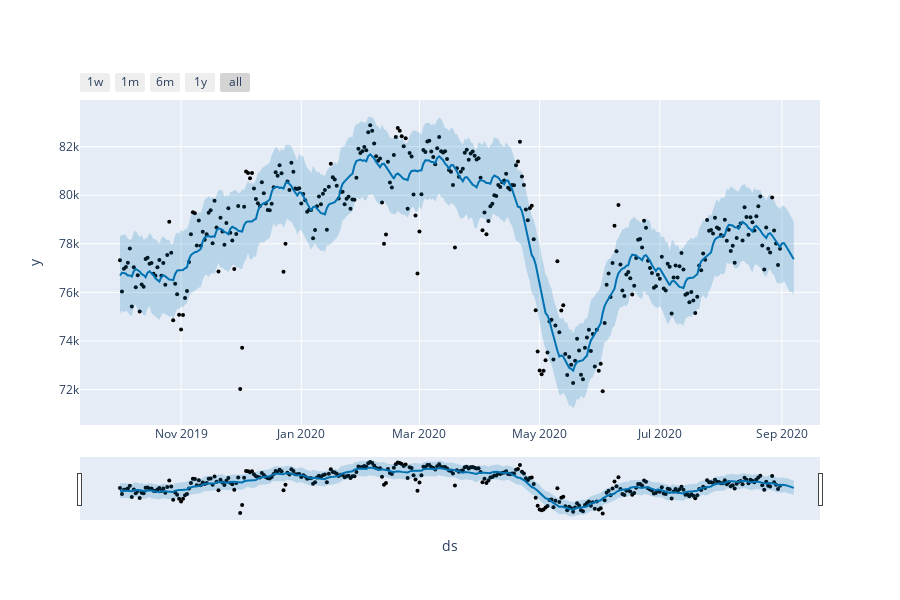

Here is the notebook cell this chart was saved with:
### Code cell
fig = plot_plotly(m, forecast)  # This returns a plotly Figure

py.iplot(fig)

### Figure 1 — Plotly figure (JSON) as saved in the notebook; plotly's stock layout.template omitted (floating-point values rounded to 4 significant figures; data arrays with more than 128 entries replaced by an {"elided": "..."} marker saying what was removed)
{"data": [{"marker": {"color": "black", "size": 4}, "mode": "markers", "name": "Actual", "type": "scatter", "x": {"elided": "336 str values"}, "y": {"elided": "336 float values"}}, {"hoverinfo": "skip", "line": {"width": 0}, "mode": "lines", "type": "scatter", "x": {"elided": "343 str values"}, "y": {"elided": "343 float values"}}, {"fill": "tonexty", "fillcolor": "rgba(0, 114, 178, 0.2)", "line": {"color": "#0072B2", "width": 2}, "mode": "lines", "name": "Predicted", "type": "scatter", "x": {"elided": "343 str values"}, "y": {"elided": "343 float values"}}, {"fill": "tonexty", "fillcolor": "rgba(0, 114, 178, 0.2)", "hoverinfo": "skip", "line": {"width": 0}, "mode": "lines", "type": "scatter", "x": {"elided": "343 str values"}, "y": {"elided": "343 float values"}}], "layout": {"height": 600, "showlegend": false, "width": 900, "xaxis": {"rangeselector": {"buttons": [{"count": 7, "label": "1w", "step": "day", "stepmode": "backward"}, {"count": 1, "label": "1m", "step": "month", "stepmode": "backward"}, {"count": 6, "label": "6m", "step": "month", "stepmode": "backward"}, {"count": 1, "label": "1y", "step": "year", "stepmode": "backward"}, {"step": "all"}]}, "rangeslider": {"visible": true}, "title": {"text": "ds"}, "type": "date"}, "yaxis": {"title": {"text": "y"}}}}
